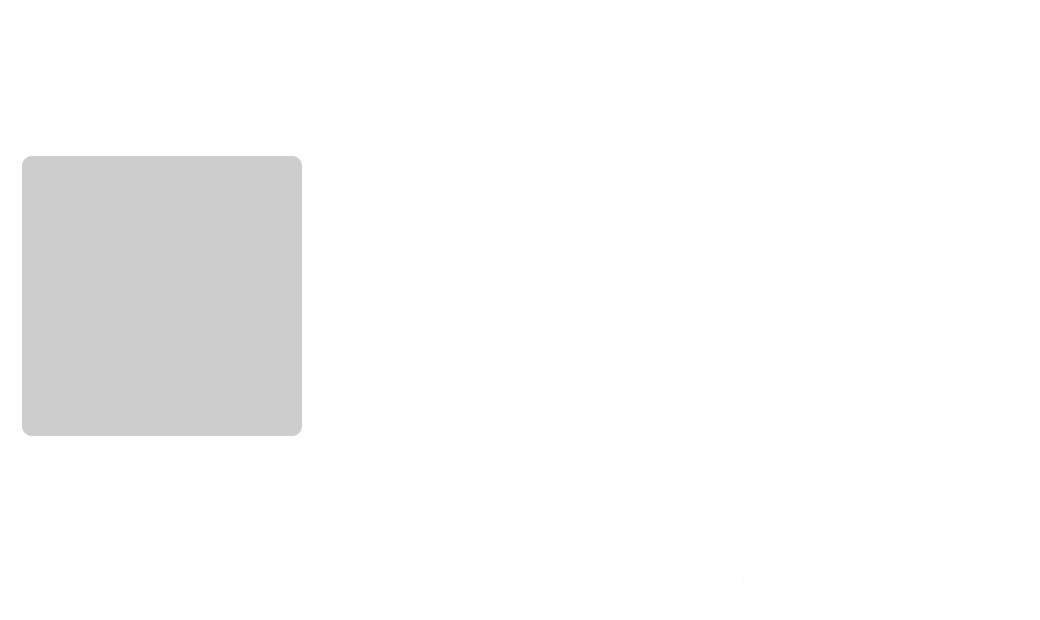
<?xml version="1.0" encoding="UTF-8"?>
<ui version="4.0">
 <class>DetailPageClass</class>
 <widget class="QWidget" name="DetailPageClass">
  <property name="geometry">
   <rect>
    <x>0</x>
    <y>0</y>
    <width>1040</width>
    <height>620</height>
   </rect>
  </property>
  <property name="windowTitle">
   <string>DetailPage</string>
  </property>
  <property name="styleSheet">
   <string notr="true">background-color: transparent;</string>
  </property>
  <layout class="QVBoxLayout" name="verticalLayout">
   <property name="spacing">
    <number>0</number>
   </property>
   <property name="leftMargin">
    <number>0</number>
   </property>
   <property name="topMargin">
    <number>0</number>
   </property>
   <property name="rightMargin">
    <number>0</number>
   </property>
   <property name="bottomMargin">
    <number>0</number>
   </property>
   <item>
    <widget class="QWidget" name="topBar" native="true">
     <property name="minimumSize">
      <size>
       <width>0</width>
       <height>50</height>
      </size>
     </property>
     <property name="maximumSize">
      <size>
       <width>16777215</width>
       <height>50</height>
      </size>
     </property>
     <property name="styleSheet">
      <string notr="true">background-color: transparent;</string>
     </property>
     <layout class="QHBoxLayout" name="topBarLayout">
      <property name="spacing">
       <number>10</number>
      </property>
      <item>
       <widget class="QPushButton" name="backBtn">
        <property name="minimumSize">
         <size>
          <width>30</width>
          <height>30</height>
         </size>
        </property>
        <property name="maximumSize">
         <size>
          <width>30</width>
          <height>30</height>
         </size>
        </property>
        <property name="text">
         <string>↓</string>
        </property>
        <property name="styleSheet">
         <string notr="true">QPushButton {
border: none;
background-color: rgba(255, 255, 255, 100);
border-radius: 15px;
color: white;
font-size: 16px;
}
QPushButton:hover {
background-color: rgba(255, 255, 255, 150);
}</string>
        </property>
       </widget>
      </item>
      <item>
       <widget class="QPushButton" name="fullscreenBtn">
        <property name="minimumSize">
         <size>
          <width>30</width>
          <height>30</height>
         </size>
        </property>
        <property name="maximumSize">
         <size>
          <width>30</width>
          <height>30</height>
         </size>
        </property>
        <property name="text">
         <string>☐</string>
        </property>
        <property name="styleSheet">
         <string notr="true">QPushButton {
border: none;
background-color: rgba(255, 255, 255, 100);
border-radius: 15px;
color: white;
font-size: 16px;
}
QPushButton:hover {
background-color: rgba(255, 255, 255, 150);
}</string>
        </property>
       </widget>
      </item>
      <item>
       <spacer name="topSpacer">
        <property name="orientation">
         <enum>Qt::Orientation::Horizontal</enum>
        </property>
        <property name="sizeHint" stdset="0">
         <size>
          <width>40</width>
          <height>20</height>
         </size>
        </property>
       </spacer>
      </item>
     </layout>
    </widget>
   </item>
   <item>
    <widget class="QWidget" name="contentArea" native="true">
     <property name="styleSheet">
      <string notr="true">background-color: transparent;</string>
     </property>
     <layout class="QHBoxLayout" name="contentLayout">
      <property name="spacing">
       <number>40</number>
      </property>
      <item>
       <widget class="QWidget" name="coverArea" native="true">
        <property name="minimumSize">
         <size>
          <width>300</width>
          <height>300</height>
         </size>
        </property>
        <property name="maximumSize">
         <size>
          <width>300</width>
          <height>300</height>
         </size>
        </property>
        <property name="styleSheet">
         <string notr="true">background-color: transparent;</string>
        </property>
        <layout class="QVBoxLayout" name="coverLayout">
         <item>
          <widget class="QLabel" name="coverLabel">
           <property name="minimumSize">
            <size>
             <width>280</width>
             <height>280</height>
            </size>
           </property>
           <property name="maximumSize">
            <size>
             <width>280</width>
             <height>280</height>
            </size>
           </property>
           <property name="styleSheet">
            <string notr="true">background-color: rgba(0, 0, 0, 50);
border-radius: 10px;</string>
           </property>
           <property name="text">
            <string/>
           </property>
           <property name="alignment">
            <set>Qt::AlignmentFlag::AlignCenter</set>
           </property>
          </widget>
         </item>
        </layout>
       </widget>
      </item>
      <item>
       <widget class="QWidget" name="lyricsArea" native="true">
        <property name="styleSheet">
         <string notr="true">background-color: transparent;</string>
        </property>
        <layout class="QVBoxLayout" name="lyricsLayout">
         <item>
          <widget class="QWidget" name="songInfoArea" native="true">
           <property name="styleSheet">
            <string notr="true">background-color: transparent;</string>
           </property>
           <layout class="QVBoxLayout" name="songInfoLayout">
            <item>
             <widget class="QLabel" name="songNameLabel">
              <property name="styleSheet">
               <string notr="true">color: white;
font-size: 24px;
font-weight: bold;</string>
              </property>
              <property name="text">
               <string>Song Name</string>
              </property>
             </widget>
            </item>
            <item>
             <widget class="QLabel" name="artistLabel">
              <property name="styleSheet">
               <string notr="true">color: rgba(255, 255, 255, 150);
font-size: 14px;</string>
              </property>
              <property name="text">
               <string>Artist</string>
              </property>
             </widget>
            </item>
            <item>
             <widget class="QLabel" name="albumLabel">
              <property name="styleSheet">
               <string notr="true">color: rgba(255, 255, 255, 150);
font-size: 14px;</string>
              </property>
              <property name="text">
               <string>Album</string>
              </property>
             </widget>
            </item>
           </layout>
          </widget>
         </item>
         <item>
          <widget class="QWidget" name="lyricsDisplayArea" native="true">
           <property name="styleSheet">
            <string notr="true">background-color: transparent;</string>
           </property>
           <layout class="QVBoxLayout" name="lyricsDisplayLayout">
            <item>
             <widget class="QScrollArea" name="lyricsScrollArea">
              <property name="widgetResizable">
               <bool>true</bool>
              </property>
              <property name="styleSheet">
               <string notr="true">background-color: transparent;
border: none;</string>
              </property>
              <widget class="QWidget" name="lyricsScrollContent">
               <property name="geometry">
                <rect>
                 <x>0</x>
                 <y>0</y>
                 <width>600</width>
                 <height>400</height>
                </rect>
               </property>
               <property name="styleSheet">
                <string notr="true">background-color: transparent;</string>
               </property>
               <layout class="QVBoxLayout" name="lyricsContentLayout">
                <item>
                 <spacer name="lyricsTopSpacer">
                  <property name="orientation">
                   <enum>Qt::Orientation::Vertical</enum>
                  </property>
                  <property name="sizeHint" stdset="0">
                   <size>
                    <width>20</width>
                    <height>150</height>
                   </size>
                  </property>
                 </spacer>
                </item>
                <item>
                 <widget class="QLabel" name="lyricsPlaceholder">
                  <property name="styleSheet">
                   <string notr="true">color: rgba(255, 255, 255, 100);
font-size: 16px;</string>
                  </property>
                  <property name="text">
                   <string>歌词加载中...</string>
                  </property>
                  <property name="alignment">
                   <set>Qt::AlignmentFlag::AlignCenter</set>
                  </property>
                 </widget>
                </item>
                <item>
                 <spacer name="lyricsBottomSpacer">
                  <property name="orientation">
                   <enum>Qt::Orientation::Vertical</enum>
                  </property>
                  <property name="sizeHint" stdset="0">
                   <size>
                    <width>20</width>
                    <height>150</height>
                   </size>
                  </property>
                 </spacer>
                </item>
               </layout>
              </widget>
             </widget>
            </item>
           </layout>
          </widget>
         </item>
        </layout>
       </widget>
      </item>
     </layout>
    </widget>
   </item>
   <item>
    <widget class="QWidget" name="bottomBar" native="true">
     <property name="minimumSize">
      <size>
       <width>0</width>
       <height>80</height>
      </size>
     </property>
     <property name="maximumSize">
      <size>
       <width>16777215</width>
       <height>80</height>
      </size>
     </property>
     <property name="styleSheet">
      <string notr="true">background-color: transparent;</string>
     </property>
     <layout class="QHBoxLayout" name="bottomBarLayout">
      <property name="spacing">
       <number>20</number>
      </property>
      <item>
       <widget class="QPushButton" name="likeBtn">
        <property name="minimumSize">
         <size>
          <width>30</width>
          <height>30</height>
         </size>
        </property>
        <property name="maximumSize">
         <size>
          <width>30</width>
          <height>30</height>
         </size>
        </property>
        <property name="text">
         <string>♡</string>
        </property>
        <property name="styleSheet">
         <string notr="true">QPushButton {
border: none;
background-color: transparent;
color: white;
font-size: 20px;
}
QPushButton:hover {
color: #EC4142;
}</string>
        </property>
       </widget>
      </item>
      <item>
       <spacer name="leftSpacer">
        <property name="orientation">
         <enum>Qt::Orientation::Horizontal</enum>
        </property>
        <property name="sizeHint" stdset="0">
         <size>
          <width>40</width>
          <height>20</height>
         </size>
        </property>
       </spacer>
      </item>
      <item>
       <widget class="QPushButton" name="lastSongBtn">
        <property name="minimumSize">
         <size>
          <width>30</width>
          <height>30</height>
         </size>
        </property>
        <property name="maximumSize">
         <size>
          <width>30</width>
          <height>30</height>
         </size>
        </property>
        <property name="text">
         <string>⏮</string>
        </property>
        <property name="styleSheet">
         <string notr="true">QPushButton {
border: none;
background-color: transparent;
color: white;
font-size: 20px;
}
QPushButton:hover {
color: #EC4142;
}</string>
        </property>
       </widget>
      </item>
      <item>
       <widget class="QPushButton" name="playBtn">
        <property name="minimumSize">
         <size>
          <width>40</width>
          <height>40</height>
         </size>
        </property>
        <property name="maximumSize">
         <size>
          <width>40</width>
          <height>40</height>
         </size>
        </property>
        <property name="text">
         <string>▶</string>
        </property>
        <property name="styleSheet">
         <string notr="true">QPushButton {
border: none;
background-color: rgba(255, 255, 255, 100);
border-radius: 20px;
color: white;
font-size: 18px;
}
QPushButton:hover {
background-color: rgba(255, 255, 255, 150);
}</string>
        </property>
       </widget>
      </item>
      <item>
       <widget class="QPushButton" name="nextSongBtn">
        <property name="minimumSize">
         <size>
          <width>30</width>
          <height>30</height>
         </size>
        </property>
        <property name="maximumSize">
         <size>
          <width>30</width>
          <height>30</height>
         </size>
        </property>
        <property name="text">
         <string>⏭</string>
        </property>
        <property name="styleSheet">
         <string notr="true">QPushButton {
border: none;
background-color: transparent;
color: white;
font-size: 20px;
}
QPushButton:hover {
color: #EC4142;
}</string>
        </property>
       </widget>
      </item>
      <item>
       <spacer name="rightSpacer">
        <property name="orientation">
         <enum>Qt::Orientation::Horizontal</enum>
        </property>
        <property name="sizeHint" stdset="0">
         <size>
          <width>40</width>
          <height>20</height>
         </size>
        </property>
       </spacer>
      </item>
      <item>
       <widget class="QLabel" name="currentTimeLabel">
        <property name="styleSheet">
         <string notr="true">color: rgba(255, 255, 255, 150);
font-size: 12px;</string>
        </property>
        <property name="text">
         <string>00:00</string>
        </property>
       </widget>
      </item>
      <item>
       <widget class="QSlider" name="progressSlider">
        <property name="minimumSize">
         <size>
          <width>200</width>
          <height>0</height>
         </size>
        </property>
        <property name="orientation">
         <enum>Qt::Orientation::Horizontal</enum>
        </property>
        <property name="styleSheet">
         <string notr="true">QSlider::groove:horizontal {
height: 4px;
background: rgba(255, 255, 255, 50);
border-radius: 2px;
}
QSlider::handle:horizontal {
background: white;
width: 12px;
height: 12px;
margin: -4px 0;
border-radius: 6px;
}
QSlider::sub-page:horizontal {
background: #EC4142;
border-radius: 2px;
}</string>
        </property>
       </widget>
      </item>
      <item>
       <widget class="QLabel" name="totalTimeLabel">
        <property name="styleSheet">
         <string notr="true">color: rgba(255, 255, 255, 150);
font-size: 12px;</string>
        </property>
        <property name="text">
         <string>00:00</string>
        </property>
       </widget>
      </item>
     </layout>
    </widget>
   </item>
  </layout>
 </widget>
 <layoutdefault spacing="6" margin="11"/>
 <resources/>
 <connections/>
</ui>
